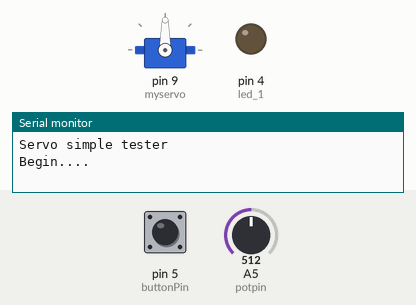
A sketch run on a simulated Arduino Uno, built with avr-gcc and run on an emulated ATmega328P. Parts: servo, output pins drawn as LEDs (lit = HIGH), the last lines printed to the serial monitor. The inputs (shaded band) are chosen by the test bench; at power-on: pin 5 (buttonPin) HIGH, A5 (potpin) = 512.

Above: at 1.3 s.
1.4 s: pin 5 (buttonPin) pulled LOW for 0.15 s
At 2.2 s:
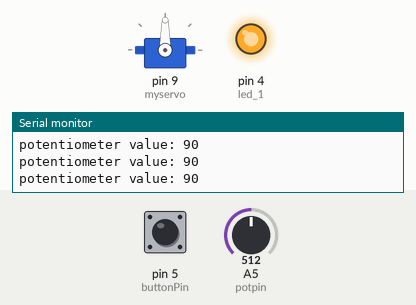
3.0 s: A5 (potpin) set to 63
At 4.2 s:
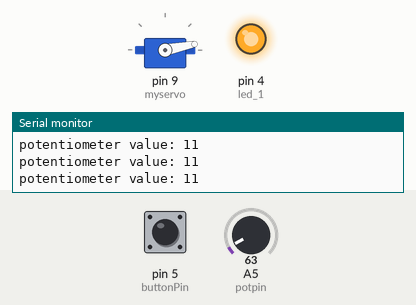
4.5 s: A5 (potpin) set to 53
At 5.5 s:
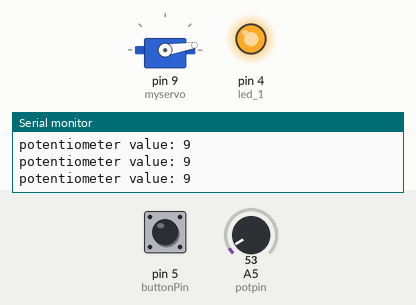
6.0 s: A5 (potpin) set to 122
At 6.4 s:
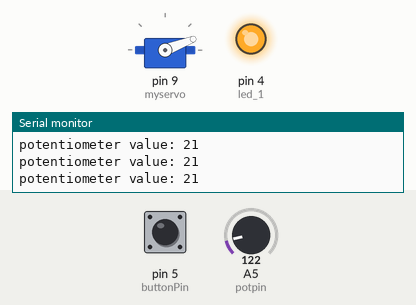
7.5 s: A5 (potpin) set to 716
At 8.7 s:
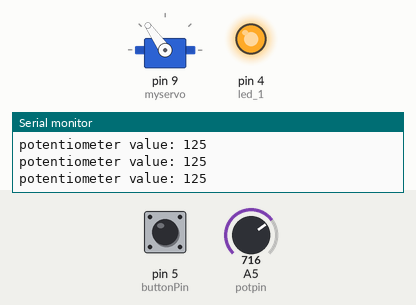
9.0 s: A5 (potpin) set to 306
At 9.8 s:
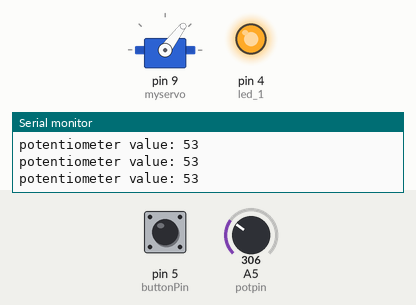
Timing chart, 0 to 11.5 s (numbered marks = the images above; inputs shaded):
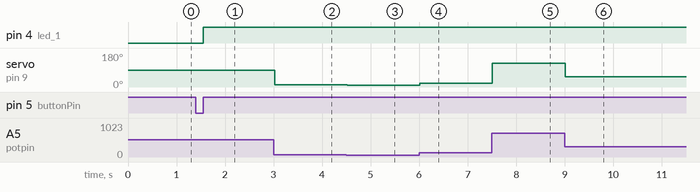

Measured:
- after the input at 1.4 s, pin 4 (led_1): LOW → HIGH after 0.15 s
- after the input at 3.0 s, servo on pin 9 (myservo): 90° → 11° at once
- after the input at 4.5 s, servo on pin 9 (myservo): 11° → 9° at once
- after the input at 6.0 s, servo on pin 9 (myservo): 9° → 21° at once
- after the input at 7.5 s, servo on pin 9 (myservo): 21° → 125° at once
- after the input at 9.0 s, servo on pin 9 (myservo): 125° → 53° at once

The sketch:

simple_servo_tester.ino
```cpp
#include <Servo.h>

Servo myservo;  // create servo object to control a servo
int servoDelay = 15;
int pos = 0;    // variable to store the servo position
int potpin = 5;  // analog pin used to connect the potentiometer
int val;    // variable to read the value from the analog pin

int  buttonPin = 5;    // the pin that the pushbutton is attached to
int led_1 = 4;       // the pin that the LED is attached to
int led_2 = 3;       // the pin that the LED is attached to
int led_3 = 2;       // the pin that the LED is attached to

int buttonPushCounter = -1;   // counter for the number of button presses
int buttonState = 0;         // current state of the button
int lastButtonState = 0;     // previous state of the button


void setup()
{
  // initialize the button pin as an input:
  pinMode(buttonPin, INPUT_PULLUP);  // initialize the LED as an output:
  pinMode(led_1, OUTPUT);    // initialize serial communication:
  pinMode(led_1, OUTPUT);    // initialize serial communication:
  pinMode(led_1, OUTPUT);    // initialize serial communication:

  digitalWrite(led_1, LOW);
  digitalWrite(led_2, LOW);
  digitalWrite(led_3, LOW);

  myservo.attach(9);  // attaches the servo on pin 9 to the servo object

  Serial.begin(9600);
  Serial.println("");
  delay(100);
  Serial.println("Servo simple tester");
  Serial.println("Begin....");
  Serial.println("");
  delay(10);

}
void loop()
{
  delay(15);
  getButton();
  updateLEDs();
  servoUpdate();

}

void getButton()
{
  // read the pushbutton input pin:
  buttonState = digitalRead(buttonPin);

  // compare the buttonState to its previous state
  if (buttonState != lastButtonState)
  {
    // if the state has changed, increment the counter
    if (buttonState == HIGH)
    {
      // if the current state is HIGH then the button
      // wend from off to on:
      if( buttonPushCounter == 3)
      {
         digitalWrite(led_1, LOW);
         digitalWrite(led_2, LOW);
         digitalWrite(led_3, LOW);
         buttonPushCounter = 0;
      }
      buttonPushCounter++;
      if( buttonPushCounter != 0)
      {
        Serial.print("number of button pushes:  ");
        Serial.println(buttonPushCounter);
      }
    }
  }
  // save the current state as the last state,
  //for next time through the loop
  lastButtonState = buttonState;

}

void updateLEDs()
{
  if(buttonPushCounter == 1)
  {
    digitalWrite(led_1, HIGH);
    digitalWrite(led_2, LOW);
    digitalWrite(led_3, LOW);
  }

  if(buttonPushCounter == 2)
  {
    digitalWrite(led_1, LOW);
    digitalWrite(led_2, HIGH);
    digitalWrite(led_3, LOW);
  }

  if(buttonPushCounter == 3)
  {
    digitalWrite(led_1, LOW);
    digitalWrite(led_2, LOW);
    digitalWrite(led_3, HIGH);
  }
}

void servoUpdate()
{
  if(buttonPushCounter == 1)
  {
    val = analogRead(potpin);            // reads the value of the potentiometer (value between 0 and 1023)
    val = map(val, 0, 1023, 0, 180);     // scale it to use it with the servo (value between 0 and 180)
    myservo.write(val);                  // sets the servo position according to the scaled value
    Serial.print("potentiometer value: ");
    Serial.println(val);
    delay(15);
  }

  if(buttonPushCounter == 2)
  {
    pos = 90;
    myservo.write(pos);                  // sets the servo position according to the scaled value
    Serial.print("Servo position: ");
    Serial.println(pos);
    delay(servoDelay);
  }

  if(buttonPushCounter == 3)
  {
    for (pos = 0; pos <= 180; pos += 1)
    {
      myservo.write(pos);
      delay(servoDelay);
      Serial.print("Servo position: ");
      Serial.println(pos);
      getButton();
      if(buttonPushCounter != 3)
      {
        break;
      }
    }

    for (pos = 180; pos >= 0; pos -= 1)
    {
      myservo.write(pos);
      delay(servoDelay);
      Serial.print("Servo position: ");
      Serial.println(pos);
      getButton();
      if(buttonPushCounter != 3)
      {
        break;
      }
    }
  }
}
```
